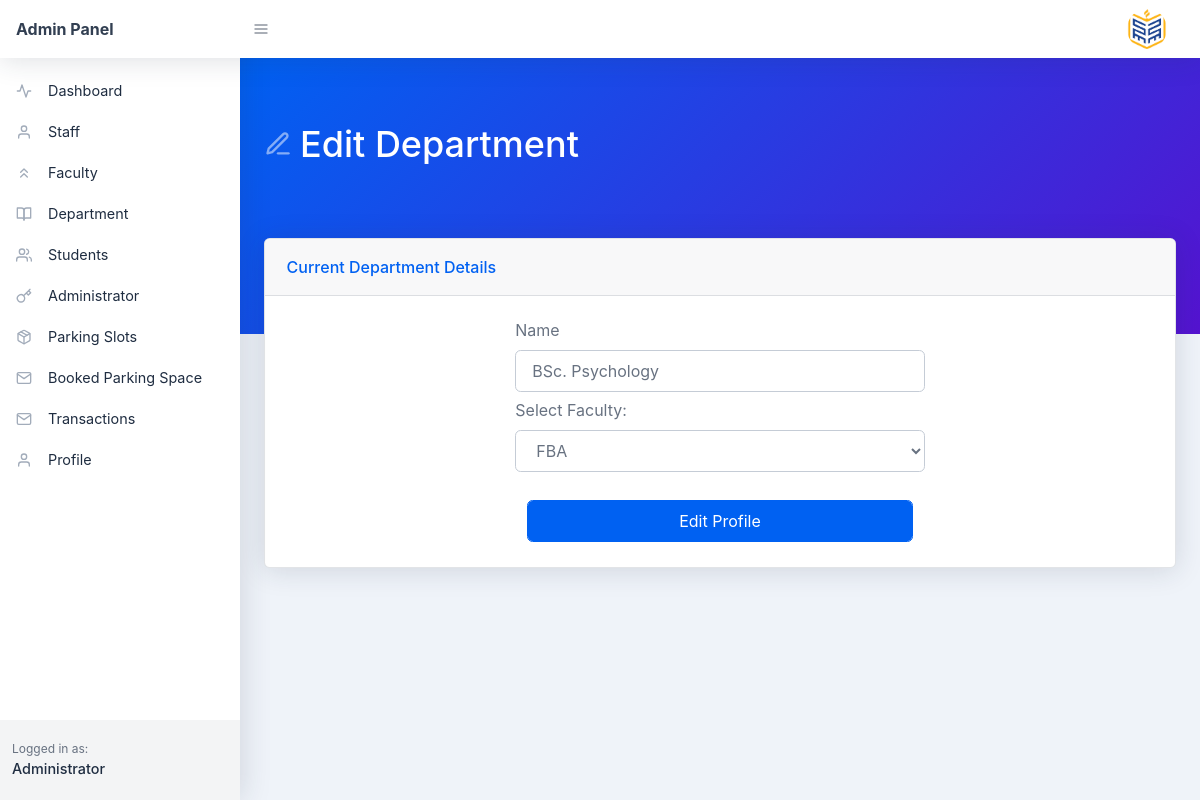
Page /admin/edit-department.php?id=1 on the earlier database version.
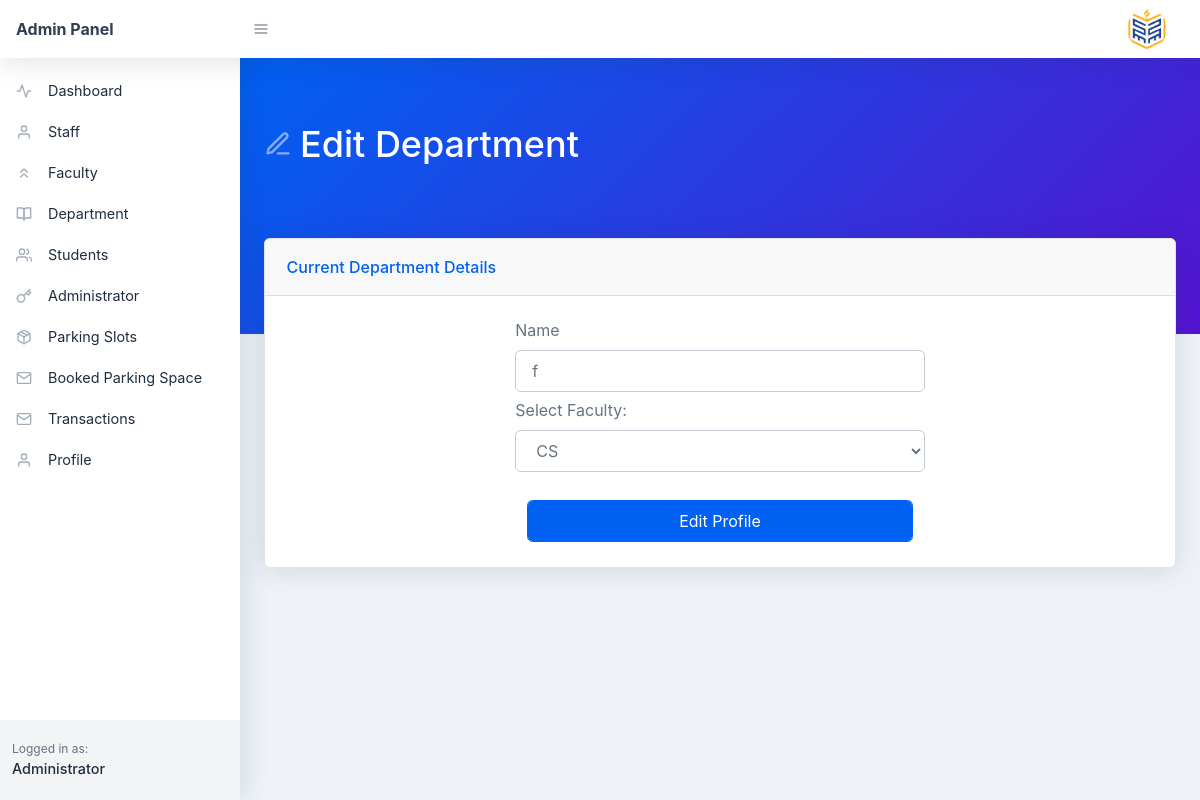
Same page on the later database version.
### tables this page shows
CREATE TABLE `department` (
  `id` int(11) NOT NULL,
  `name` varchar(200) NOT NULL,
  `faculty` varchar(200) NOT NULL,
  `status` varchar(20) NOT NULL
);

### admin/edit-department.php (the view, shortened to what this page needs)
<?php
include('header.php');
$departmentID = $_GET['id'];
$getDepartment = "Select * from department WHERE id=:departmentID LIMIT 1";
$stmt = $conn->prepare($getDepartment);
$stmt->bindParam("s", $departmentID, PDO::PARAM_STR);
$stmt->execute(['departmentID' => $departmentID]);
$row = $stmt->fetch(PDO::FETCH_ASSOC);
$userCount = $stmt->rowCount();
if ($userCount > 0) {
    $getname = $row['name'];
    $getFaculty = $row['faculty'];
}
?>
<div id="layoutSidenav_content">
    <main>
        <div class="page-header pb-10 page-header-dark bg-gradient-primary-to-secondary">
            <div class="container-fluid">
                <div class="page-header-content">
                    <h1 class="page-header-title">
                        <div class="page-header-icon"><i data-feather="edit-3"></i></div>
                        <span>Edit Department</span>
                    </h1>
                </div>
            </div>
        </div>
        <div class="container-fluid mt-n10">
            <div class="card mb-4">
                <div class="card-header">Current Department Details</div>
                <div class="card-body">
                    <form method="POST">
                        <div class="row col-md-6 offset-md-3">
                            <label for="user-name">Name </label>
                            <input type="text" name="name" id="name" class="form-control" value="<?php echo $getname ?>">
                            <br><br>
                            <label for="user-name">Select Faculty:</label>
                            <select name="faculty" id="faculty" class="form-control">
                                <option value="<?php echo $getFaculty ?>" selected="true" disabled="disabled"><?php echo $getFaculty ?></option>
                            </select>
                        </div>
                        <br>
                        <div class="row col-md-6 offset-md-3">
                            <div class="col-12">
                                <button class="btn btn-primary mr-2 my-1 form-control" type="submit" name="submit">Edit Profile</button>
                            </div>
                        </div>
                    </form>
                </div>
            </div>
        </div>
    </main>
</div>
</body>

Differences in the rows shown:
changed department: name "BSc. Psychology" → "f"; faculty "FBA" → "CS"
